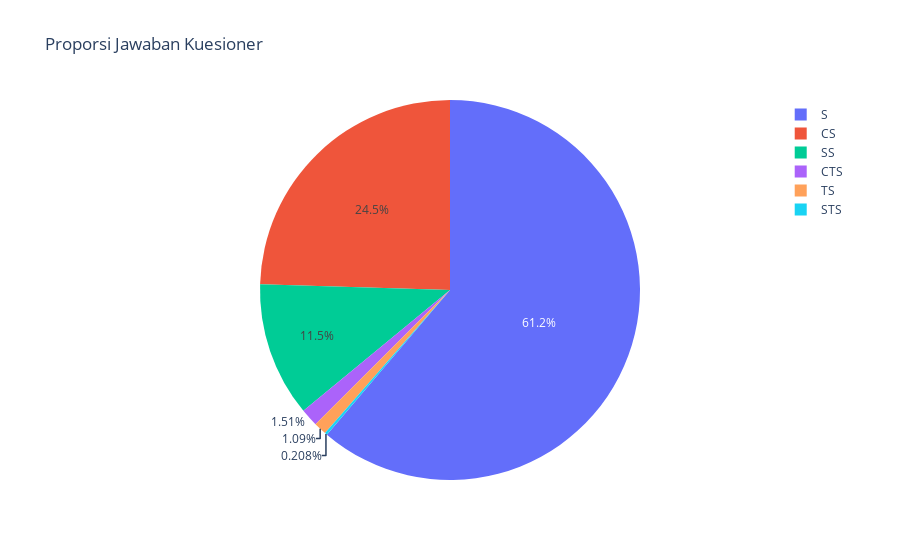

Notebook source saved alongside this figure:
### Code cell
fig2 = px.pie(
    distribusi,
    names="Jawaban",
    values="Jumlah",
    title="Proporsi Jawaban Kuesioner"
)

fig2.show()

### Figure 1 — Plotly figure (JSON) as saved in the notebook; plotly's stock layout.template omitted (floating-point values rounded to 4 significant figures)
{"data": [{"domain": {"x": [0, 1], "y": [0, 1]}, "hovertemplate": "Jawaban=%{label}<br>Jumlah=%{value}<extra></extra>", "labels": ["S", "CS", "SS", "CTS", "TS", "STS"], "legendgroup": "", "name": "", "showlegend": true, "type": "pie", "values": [1176, 471, 220, 29, 21, 4]}], "layout": {"legend": {"tracegroupgap": 0}, "title": {"text": "Proporsi Jawaban Kuesioner"}}}
